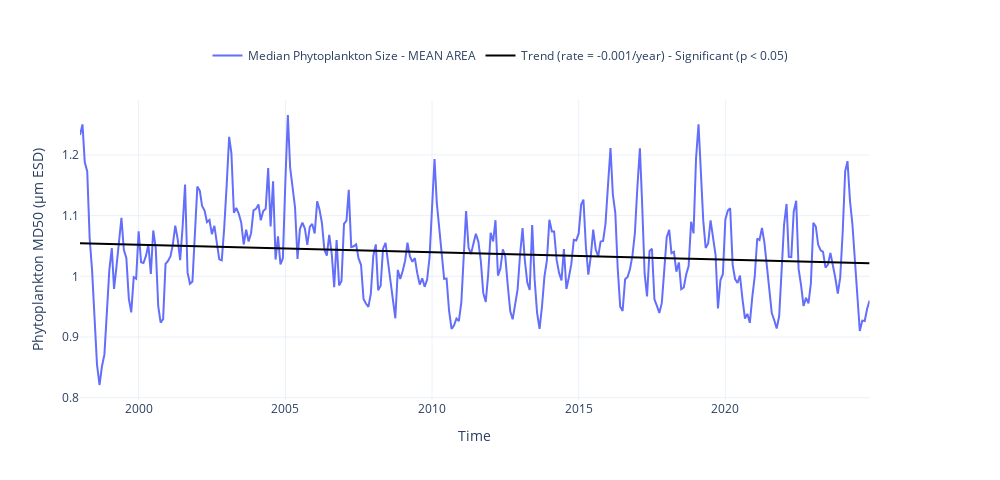

Notebook source saved alongside this figure:
### Code cell
fig = plot_timeseries_interactive(dict_plot, trendline=True, scatter_dict = None, figsize = (25, 12), 
                                 label_yaxes = 'Phytoplankton MD50 (µm ESD)');
fig.write_html(op.join(path_figs, 'F16_phytoplankton_mean_trend.html'), include_plotlyjs="cdn")

### Figure 1 — Plotly figure (JSON) as saved in the notebook; plotly's stock layout.template omitted (floating-point values rounded to 4 significant figures; data arrays with more than 128 entries replaced by an {"elided": "..."} marker saying what was removed)
{"data": [{"line": {"color": "#636EFA"}, "name": "Median Phytoplankton Size - MEAN AREA", "type": "scatter", "x": {"elided": "324 str values"}, "xaxis": "x", "y": {"elided": "324 float values"}, "yaxis": "y"}, {"line": {"color": "black"}, "mode": "lines", "name": "Trend (rate = -0.001/year) - Significant (p < 0.05)", "showlegend": true, "type": "scatter", "x": {"elided": "324 str values"}, "xaxis": "x", "y": {"elided": "324 float values"}, "yaxis": "y"}], "layout": {"height": 480, "legend": {"font": {"size": 12}, "orientation": "h", "x": 0.5, "xanchor": "center", "y": 1.1, "yanchor": "bottom"}, "title": {"text": " "}, "width": 1000, "xaxis": {"anchor": "y", "domain": [0, 0.94], "title": {"text": "Time"}}, "yaxis": {"anchor": "x", "domain": [0, 1], "title": {"text": "Phytoplankton MD50 (µm ESD)"}}, "yaxis2": {"anchor": "x", "overlaying": "y", "side": "right"}}}
